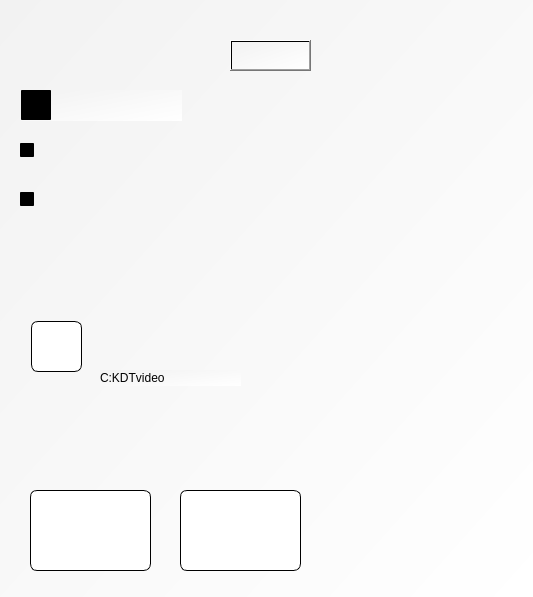
<?xml version="1.0" encoding="UTF-8"?>
<ui version="4.0">
 <class>setting</class>
 <widget class="QDialog" name="setting">
  <property name="windowModality">
   <enum>Qt::ApplicationModal</enum>
  </property>
  <property name="geometry">
   <rect>
    <x>0</x>
    <y>0</y>
    <width>533</width>
    <height>597</height>
   </rect>
  </property>
  <property name="windowTitle">
   <string>setting</string>
  </property>
  <property name="styleSheet">
   <string notr="true">background-color: qlineargradient(spread:pad, x1:0, y1:0, x2:1, y2:1, stop:0 rgba(242, 242, 242, 255), stop:1 rgba(255, 255, 255, 255));</string>
  </property>
  <widget class="QPushButton" name="video_before_button_2">
   <property name="geometry">
    <rect>
     <x>31</x>
     <y>321</y>
     <width>51</width>
     <height>51</height>
    </rect>
   </property>
   <property name="sizePolicy">
    <sizepolicy hsizetype="Preferred" vsizetype="Preferred">
     <horstretch>0</horstretch>
     <verstretch>0</verstretch>
    </sizepolicy>
   </property>
   <property name="maximumSize">
    <size>
     <width>51</width>
     <height>16777215</height>
    </size>
   </property>
   <property name="styleSheet">
    <string notr="true">QPushButton{background-color: #ffffff;
selection-color: #ffffff;
color: #ffffff;

border: 1px solid  #000000;
border-radius: 7px;
padding-right: 5px; 
padding-left: 5px;
padding-top: 5px;
padding-bottom: 5px;
}

QPushButton:hover
{
	background-color: #F28B30;
	border: 1px solid  #000000;
}</string>
   </property>
   <property name="text">
    <string/>
   </property>
   <property name="icon">
    <iconset resource="resources_setting.qrc">
     <normaloff>:/file/img/open-folder.png</normaloff>:/file/img/open-folder.png</iconset>
   </property>
   <property name="iconSize">
    <size>
     <width>20</width>
     <height>20</height>
    </size>
   </property>
  </widget>
  <widget class="QCheckBox" name="checkBox_3">
   <property name="geometry">
    <rect>
     <x>20</x>
     <y>179</y>
     <width>121</width>
     <height>41</height>
    </rect>
   </property>
   <property name="styleSheet">
    <string notr="true">background-color: qlineargradient(spread:pad, x1:0, y1:0, x2:0, y2:0, stop:0 rgba(0, 0, 0, 0), stop:1 rgba(255, 255, 255, 255));</string>
   </property>
   <property name="text">
    <string/>
   </property>
   <property name="icon">
    <iconset resource="resources_setting.qrc">
     <normaloff>:/bump/img/충돌.png</normaloff>:/bump/img/충돌.png</iconset>
   </property>
   <property name="iconSize">
    <size>
     <width>128</width>
     <height>128</height>
    </size>
   </property>
  </widget>
  <widget class="QLabel" name="label_6">
   <property name="geometry">
    <rect>
     <x>100</x>
     <y>370</y>
     <width>141</width>
     <height>16</height>
    </rect>
   </property>
   <property name="text">
    <string>C:KDTvideo</string>
   </property>
  </widget>
  <widget class="QCheckBox" name="checkBox_2">
   <property name="geometry">
    <rect>
     <x>20</x>
     <y>130</y>
     <width>221</width>
     <height>41</height>
    </rect>
   </property>
   <property name="styleSheet">
    <string notr="true">background-color: qlineargradient(spread:pad, x1:0, y1:0, x2:0, y2:0, stop:0 rgba(0, 0, 0, 0), stop:1 rgba(255, 255, 255, 255));</string>
   </property>
   <property name="text">
    <string/>
   </property>
   <property name="icon">
    <iconset resource="resources_setting.qrc">
     <normaloff>:/area/img/위험구역_35.png</normaloff>:/area/img/위험구역_35.png</iconset>
   </property>
   <property name="iconSize">
    <size>
     <width>128</width>
     <height>128</height>
    </size>
   </property>
  </widget>
  <widget class="QLabel" name="label_4">
   <property name="geometry">
    <rect>
     <x>21</x>
     <y>251</y>
     <width>401</width>
     <height>51</height>
    </rect>
   </property>
   <property name="styleSheet">
    <string notr="true">background-color: qlineargradient(spread:pad, x1:0, y1:0, x2:0, y2:0, stop:0 rgba(0, 0, 0, 0), stop:1 rgba(255, 255, 255, 255));</string>
   </property>
   <property name="text">
    <string>&lt;html&gt;&lt;head/&gt;&lt;body&gt;&lt;p&gt;&lt;img src=&quot;:/alarm/img/파일_50.png&quot;/&gt;&lt;/p&gt;&lt;/body&gt;&lt;/html&gt;</string>
   </property>
  </widget>
  <widget class="QLabel" name="label_5">
   <property name="geometry">
    <rect>
     <x>100</x>
     <y>320</y>
     <width>81</width>
     <height>41</height>
    </rect>
   </property>
   <property name="styleSheet">
    <string notr="true">background-color: qlineargradient(spread:pad, x1:0, y1:0, x2:0, y2:0, stop:0 rgba(0, 0, 0, 0), stop:1 rgba(255, 255, 255, 255));</string>
   </property>
   <property name="text">
    <string>&lt;html&gt;&lt;head/&gt;&lt;body&gt;&lt;p&gt;&lt;img src=&quot;:/file/img/현재_35.png&quot;/&gt;&lt;/p&gt;&lt;/body&gt;&lt;/html&gt;</string>
   </property>
  </widget>
  <widget class="QCheckBox" name="checkBox">
   <property name="geometry">
    <rect>
     <x>21</x>
     <y>90</y>
     <width>161</width>
     <height>31</height>
    </rect>
   </property>
   <property name="styleSheet">
    <string notr="true">background-color: qlineargradient(spread:pad, x1:0, y1:0, x2:0, y2:0, stop:0 rgba(0, 0, 0, 0), stop:1 rgba(255, 255, 255, 255));

QCheckBox {
    spacing: 5px;
}

QCheckBox::indicator {
    width: 30px;
    height: 30px;
}</string>
   </property>
   <property name="text">
    <string/>
   </property>
   <property name="icon">
    <iconset resource="resources_setting.qrc">
     <normaloff>:/hat/img/안전모 유무.png</normaloff>:/hat/img/안전모 유무.png</iconset>
   </property>
   <property name="iconSize">
    <size>
     <width>128</width>
     <height>128</height>
    </size>
   </property>
  </widget>
  <widget class="QLabel" name="label">
   <property name="geometry">
    <rect>
     <x>20</x>
     <y>20</y>
     <width>191</width>
     <height>51</height>
    </rect>
   </property>
   <property name="minimumSize">
    <size>
     <width>54</width>
     <height>12</height>
    </size>
   </property>
   <property name="styleSheet">
    <string notr="true">background-color: qlineargradient(spread:pad, x1:0, y1:0, x2:0, y2:0, stop:0 rgba(0, 0, 0, 0), stop:1 rgba(255, 255, 255, 255));</string>
   </property>
   <property name="text">
    <string>&lt;html&gt;&lt;head/&gt;&lt;body&gt;&lt;p&gt;&lt;img src=&quot;:/alarm/img/알람설정_50.png&quot;/&gt;&lt;/p&gt;&lt;/body&gt;&lt;/html&gt;</string>
   </property>
  </widget>
  <widget class="QLabel" name="label_2">
   <property name="geometry">
    <rect>
     <x>20</x>
     <y>430</y>
     <width>281</width>
     <height>51</height>
    </rect>
   </property>
   <property name="styleSheet">
    <string notr="true">background-color: qlineargradient(spread:pad, x1:0, y1:0, x2:0, y2:0, stop:0 rgba(0, 0, 0, 0), stop:1 rgba(255, 255, 255, 255));</string>
   </property>
   <property name="text">
    <string>&lt;html&gt;&lt;head/&gt;&lt;body&gt;&lt;p&gt;&lt;img src=&quot;:/rag/img/구역지정_50.png&quot;/&gt;&lt;/p&gt;&lt;/body&gt;&lt;/html&gt;</string>
   </property>
  </widget>
  <widget class="QPushButton" name="pushButton">
   <property name="geometry">
    <rect>
     <x>30</x>
     <y>490</y>
     <width>121</width>
     <height>81</height>
    </rect>
   </property>
   <property name="styleSheet">
    <string notr="true">QPushButton{background-color: #ffffff;
selection-color: #ffffff;
color: #ffffff;

border: 1px solid  #000000;
border-radius: 7px;
padding-right: 5px; 
padding-left: 5px;
padding-top: 5px;
padding-bottom: 5px;
}

QPushButton:hover
{
	background-color: #F28B30;
	border: 1px solid  #000000;
}</string>
   </property>
   <property name="text">
    <string/>
   </property>
   <property name="icon">
    <iconset resource="resources_setting.qrc">
     <normaloff>:/rag/img/그리기_35.png</normaloff>:/rag/img/그리기_35.png</iconset>
   </property>
   <property name="iconSize">
    <size>
     <width>64</width>
     <height>64</height>
    </size>
   </property>
  </widget>
  <widget class="QPushButton" name="pushButton_2">
   <property name="geometry">
    <rect>
     <x>180</x>
     <y>490</y>
     <width>121</width>
     <height>81</height>
    </rect>
   </property>
   <property name="styleSheet">
    <string notr="true">QPushButton{background-color: #ffffff;
selection-color: #ffffff;
color: #ffffff;

border: 1px solid  #000000;
border-radius: 7px;
padding-right: 5px; 
padding-left: 5px;
padding-top: 5px;
padding-bottom: 5px;
}

QPushButton:hover
{
	background-color: #F28B30;
	border: 1px solid  #000000;
}</string>
   </property>
   <property name="text">
    <string/>
   </property>
   <property name="icon">
    <iconset resource="resources_setting.qrc">
     <normaloff>:/rag/img/초기화_35.png</normaloff>:/rag/img/초기화_35.png</iconset>
   </property>
   <property name="iconSize">
    <size>
     <width>64</width>
     <height>64</height>
    </size>
   </property>
  </widget>
  <widget class="QPushButton" name="pushButton_3">
   <property name="geometry">
    <rect>
     <x>230</x>
     <y>40</y>
     <width>81</width>
     <height>31</height>
    </rect>
   </property>
   <property name="text">
    <string/>
   </property>
   <property name="icon">
    <iconset resource="resources_setting.qrc">
     <normaloff>:/rag/img/초기화_24.png</normaloff>:/rag/img/초기화_24.png</iconset>
   </property>
   <property name="iconSize">
    <size>
     <width>64</width>
     <height>64</height>
    </size>
   </property>
  </widget>
 </widget>
 <resources>
  <include location="resources_setting.qrc"/>
 </resources>
 <connections/>
</ui>
